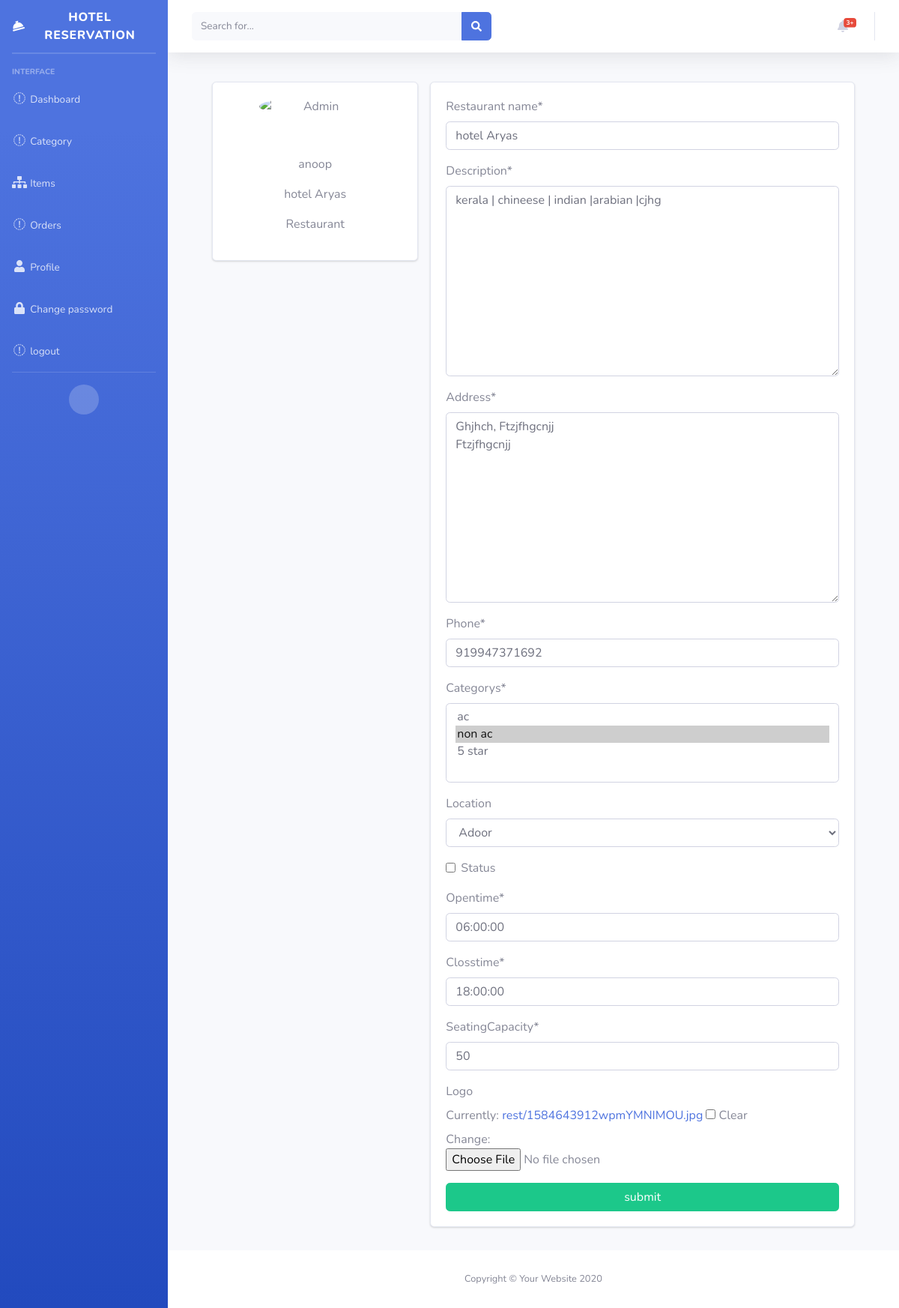
/user/profile/ (signed in), run on an earlier commit of the app's database.
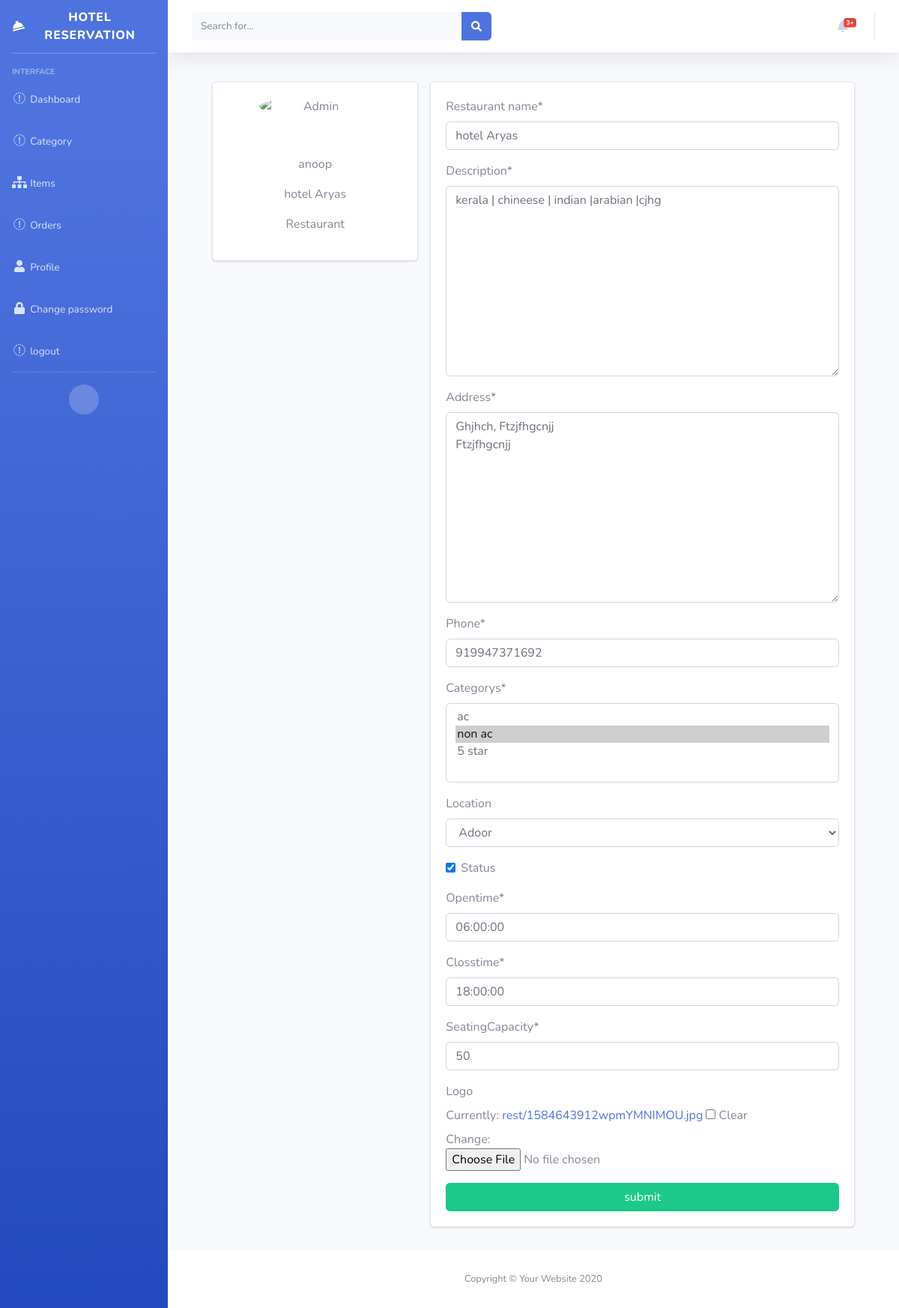
And on a later commit of the database.
### restaurant/models.py (models this page shows, shortened)
class Restaurant(models.Model):
    name = models.CharField(max_length=100, verbose_name="Restaurant name")
    description = models.TextField()
    address = models.TextField()
    phone = models.CharField(max_length=12)
    categorys = models.ManyToManyField(RestCategory)
    location = models.ForeignKey(
        Location, on_delete=models.SET_NULL, blank=True, null=True)
    status = models.BooleanField(default=False)
    opentime = models.TimeField()
    closstime = models.TimeField()
    seatingCapacity = models.IntegerField()
    user = models.OneToOneField(
        User, on_delete=models.CASCADE, blank=True, null=True)
    slug = models.SlugField(unique=True, blank=True, null=True)
    logo = models.ImageField(upload_to='rest/', blank=True, null=True)

class RestCategory(models.Model):
    name = models.CharField(max_length=10)
    def __str__(self):
        return self.name

class Location(models.Model):
    name = models.CharField(max_length=50, verbose_name="Location name")
    desc = models.TextField(blank=True, null=True, verbose_name="description")
    def __str__(self):
        return self.name

### customer/views.py (the view, shortened to what this page needs)
# urls.py: path('user/profile/', views.ProfileView.as_view(), name="user-profile")
class ProfileView(View):
    def get(self, request):
        try:
            if request.user.is_superuser:
                context = {
                    "form": UserForm(instance=request.user)
                }
                return render(request, "profile/detail.html", context)
            else:
                context = {
                    "form": RestUserForm(instance=request.user.restaurant)
                }
                return render(request, "profile/detail.html", context)
        except:
            return render(request, "profile/detail.html")

### customer/forms.py
class RestUserForm(forms.ModelForm):
    class Meta:
        model = Restaurant
        exclude = ['user', 'slug', 'lat', 'log']

### customer/templates/profile/detail.html (shortened to what this page needs)
{% extends 'booking/basedetail.html' %} {% load crispy_forms_tags %}
{%block body %}
<div class="container">
  <div class="main-body">
    <div class="row gutters-sm">
      <div class="col-md-4 mb-3">
        <div class="card">
          <div class="card-body">
            <div class="d-flex flex-column align-items-center text-center">
              <img src="https://bootdey.com/img/Content/avatar/avatar7.png" alt="Admin" class="rounded-circle"
                width="150" />
              <div class="mt-3">
                <h4>
                </h4>
                <p class="text-muted font-size-sm">{{request.user.username}}</p>
                <p class="text-muted font-size-sm">
                  {{request.user.restaurant.name}}
                </p>
                {% if not request.user.is_superuser and user.is_staff %}
                <p class="text-muted font-size-sm">Restaurant</p>
                {% elif request.user.is_superuser %}
                <p class="text-muted font-size-sm">Admin</p>
                {%else%} &nbsp; {% endif %}
              </div>
            </div>
          </div>
        </div>
      </div>
      <div class="col-md-8">
        <div class="card mb-3">
          <div class="card-body">
            <form method="post">
              {% csrf_token %} {{ form|crispy }}
              <input type="submit" value="submit" class="btn btn-block btn-success" />
            </form>
          </div>
        </div>
      </div>
    </div>
  </div>
</div>
{% endblock body %}

What changed in the data, as far as the page shows it:
changed Restaurant "kerala | chineese | indian |arabian |cjhg": status "☐" → "☑"
